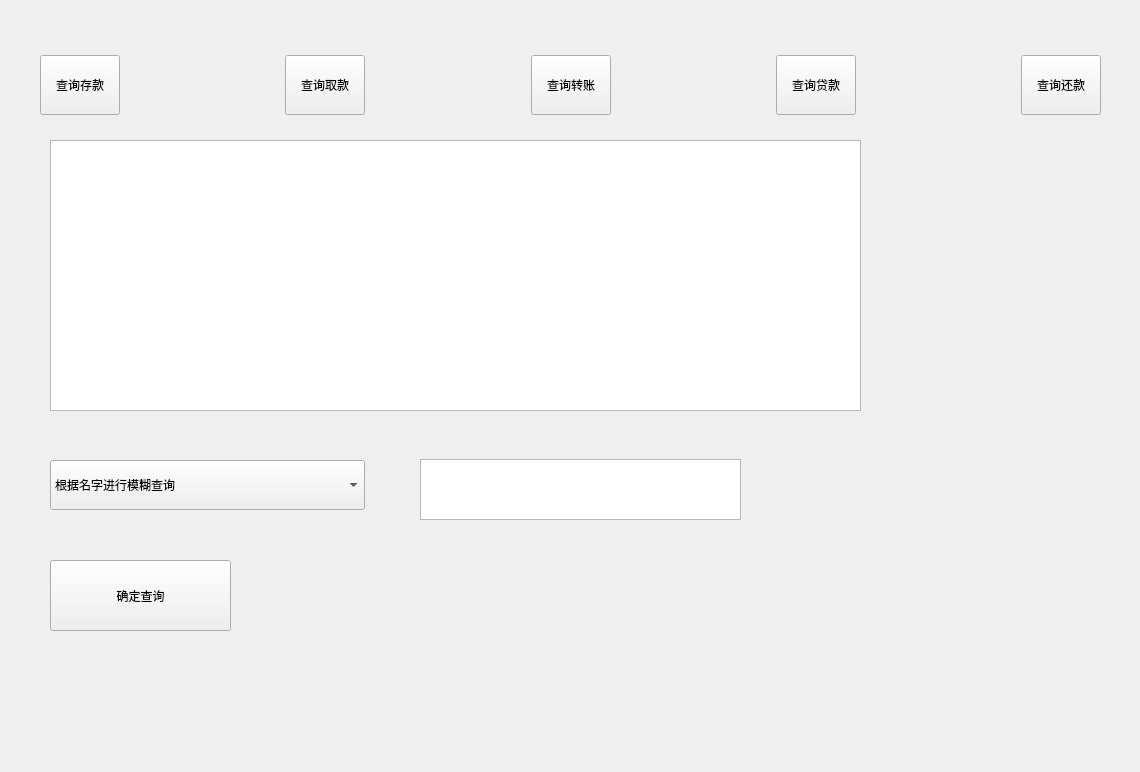
<?xml version="1.0" encoding="UTF-8"?>
<ui version="4.0">
 <class>fuzzymatchquery</class>
 <widget class="QWidget" name="fuzzymatchquery">
  <property name="geometry">
   <rect>
    <x>0</x>
    <y>0</y>
    <width>1140</width>
    <height>772</height>
   </rect>
  </property>
  <property name="windowTitle">
   <string>模糊查询界面</string>
  </property>
  <widget class="QWidget" name="widget" native="true">
   <property name="geometry">
    <rect>
     <x>40</x>
     <y>20</y>
     <width>1061</width>
     <height>131</height>
    </rect>
   </property>
   <layout class="QHBoxLayout" name="horizontalLayout">
    <item>
     <widget class="QPushButton" name="Button_deposit_inquire">
      <property name="minimumSize">
       <size>
        <width>80</width>
        <height>60</height>
       </size>
      </property>
      <property name="text">
       <string>查询存款</string>
      </property>
     </widget>
    </item>
    <item>
     <spacer name="horizontalSpacer">
      <property name="orientation">
       <enum>Qt::Horizontal</enum>
      </property>
      <property name="sizeHint" stdset="0">
       <size>
        <width>71</width>
        <height>20</height>
       </size>
      </property>
     </spacer>
    </item>
    <item>
     <widget class="QPushButton" name="Button_draw_inquire">
      <property name="minimumSize">
       <size>
        <width>80</width>
        <height>60</height>
       </size>
      </property>
      <property name="text">
       <string>查询取款</string>
      </property>
     </widget>
    </item>
    <item>
     <spacer name="horizontalSpacer_2">
      <property name="orientation">
       <enum>Qt::Horizontal</enum>
      </property>
      <property name="sizeHint" stdset="0">
       <size>
        <width>71</width>
        <height>20</height>
       </size>
      </property>
     </spacer>
    </item>
    <item>
     <widget class="QPushButton" name="Button_transfer_inquire">
      <property name="minimumSize">
       <size>
        <width>80</width>
        <height>60</height>
       </size>
      </property>
      <property name="text">
       <string>查询转账</string>
      </property>
     </widget>
    </item>
    <item>
     <spacer name="horizontalSpacer_3">
      <property name="orientation">
       <enum>Qt::Horizontal</enum>
      </property>
      <property name="sizeHint" stdset="0">
       <size>
        <width>70</width>
        <height>20</height>
       </size>
      </property>
     </spacer>
    </item>
    <item>
     <widget class="QPushButton" name="Button_loan_inquire">
      <property name="minimumSize">
       <size>
        <width>80</width>
        <height>60</height>
       </size>
      </property>
      <property name="text">
       <string>查询贷款</string>
      </property>
     </widget>
    </item>
    <item>
     <spacer name="horizontalSpacer_4">
      <property name="orientation">
       <enum>Qt::Horizontal</enum>
      </property>
      <property name="sizeHint" stdset="0">
       <size>
        <width>71</width>
        <height>20</height>
       </size>
      </property>
     </spacer>
    </item>
    <item>
     <widget class="QPushButton" name="Button_payback_inquire">
      <property name="minimumSize">
       <size>
        <width>80</width>
        <height>60</height>
       </size>
      </property>
      <property name="text">
       <string>查询还款</string>
      </property>
     </widget>
    </item>
   </layout>
  </widget>
  <widget class="QComboBox" name="inquire_condition">
   <property name="enabled">
    <bool>true</bool>
   </property>
   <property name="geometry">
    <rect>
     <x>50</x>
     <y>460</y>
     <width>315</width>
     <height>50</height>
    </rect>
   </property>
   <property name="minimumSize">
    <size>
     <width>315</width>
     <height>50</height>
    </size>
   </property>
   <property name="iconSize">
    <size>
     <width>30</width>
     <height>47</height>
    </size>
   </property>
   <item>
    <property name="text">
     <string>根据名字进行模糊查询</string>
    </property>
   </item>
   <item>
    <property name="text">
     <string>根据用户卡号进行模糊查询</string>
    </property>
   </item>
   <item>
    <property name="text">
     <string>根据日期进行模糊查询</string>
    </property>
   </item>
  </widget>
  <widget class="QTextEdit" name="inquire_content">
   <property name="geometry">
    <rect>
     <x>420</x>
     <y>459</y>
     <width>321</width>
     <height>61</height>
    </rect>
   </property>
  </widget>
  <widget class="QPushButton" name="pushButton">
   <property name="geometry">
    <rect>
     <x>50</x>
     <y>560</y>
     <width>181</width>
     <height>71</height>
    </rect>
   </property>
   <property name="text">
    <string>确定查询</string>
   </property>
  </widget>
  <widget class="QTextBrowser" name="information_brower">
   <property name="geometry">
    <rect>
     <x>50</x>
     <y>140</y>
     <width>811</width>
     <height>271</height>
    </rect>
   </property>
  </widget>
 </widget>
 <resources/>
 <connections/>
</ui>
